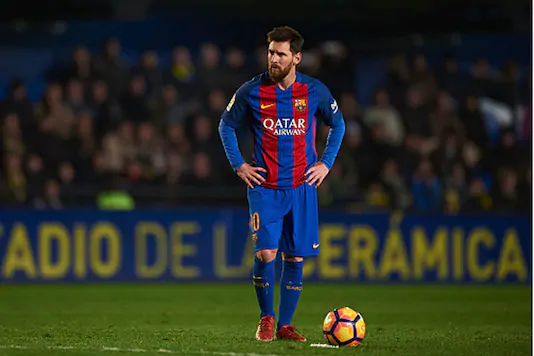
#> input picture ExploreOpenCV/Images/messi1.jpg, 534 x 356 px, found by its file name
$ python opr_on_image.py
#> lines starting #> are read from the running program, lines starting #| are printed output that depends on the picture; after the words box and inside, x2 and y2 are one past the last pixel; in counts of white or black regions, pixels touching at a corner belong together
import cv2
import numpy as np
img=cv2.imread("messi1.jpg")
#> img is the input picture: shape (356, 534, 3); mean B, G, R 37.9, 46.8, 42.8
print(img.shape)   # gives rows,columns and number of channels
#| (356, 534, 3)
print(img.size)    # gives size of the image
#| 570312
print(img.dtype)   # datatype of image
#| uint8
#b,g,r=cv2.split(img)
#img=cv2.merge((b,g,r))
def onclick(event,x,y,flag,para):
    if event==cv2.EVENT_LBUTTONDOWN:
        font=cv2.FONT_HERSHEY_SIMPLEX
        #text=str(x)+","+str(y)
        #cv2.putText(img,text,(x,y),font,0.5,(255,0,0),2)
        cv2.imshow("image",img)

cv2.imshow("image",img)
ball=img[307:347,322:366]    # ROI(region of interestvery important format is [y1:y2,x1:x2]
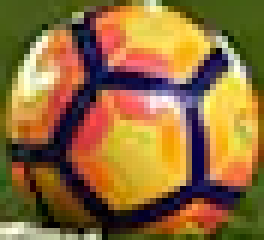
#> ball: shape (40, 44, 3) (shown 6 times larger); mean B, G, R 56.9, 108.7, 144.4
img[310:350,67:111]=ball
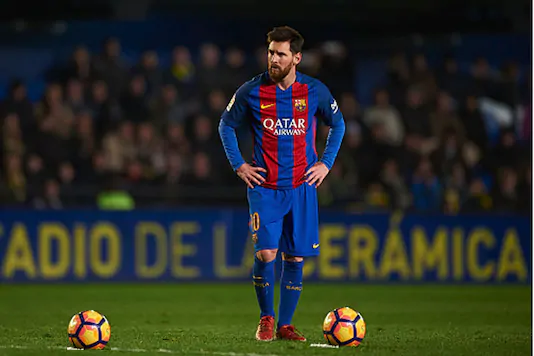
#> img: shape (356, 534, 3); 0.93% of pixels changed, all inside (x1, y1, x2, y2) = (67, 310, 111, 350)


cv2.setMouseCallback("image",onclick)
cv2.waitKey(0) & 0xff==ord('q')

cv2.destroyAllWindows()
